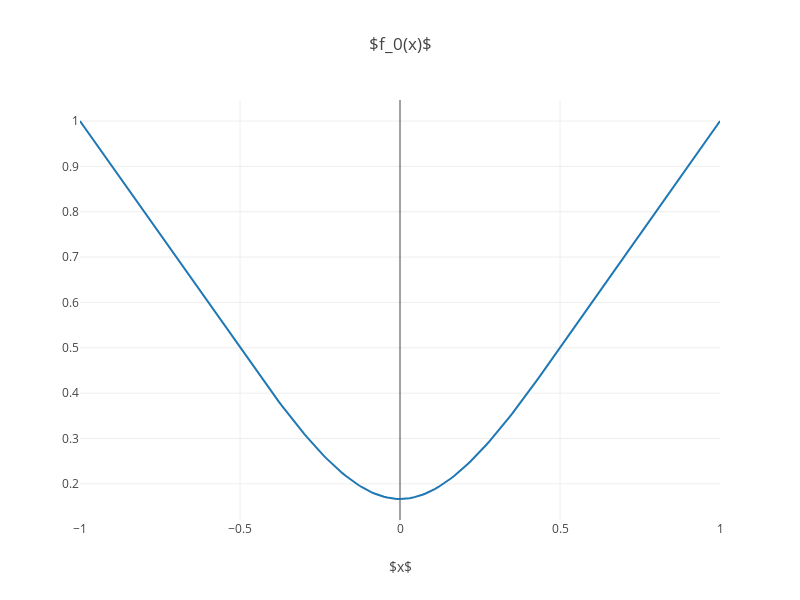

Here is the notebook cell this chart was saved with:
### Code cell
display(Eq(symbols("f_{0}(x)"), expand(sym_f0)))
plot(sym_f0, title=r'$f_0(x)$')

### Figure 1 — Plotly figure (JSON) as saved in the notebook; plotly's stock layout.template omitted (floating-point values rounded to 4 significant figures; data arrays with more than 128 entries replaced by an {"elided": "..."} marker saying what was removed)
{"data": [{"type": "scatter", "x": {"elided": "201 float values"}, "y": {"elided": "201 float values"}}], "layout": {"height": 600, "title": {"text": "$f_0(x)$"}, "width": 800, "xaxis": {"title": {"text": "$x$"}}}}
